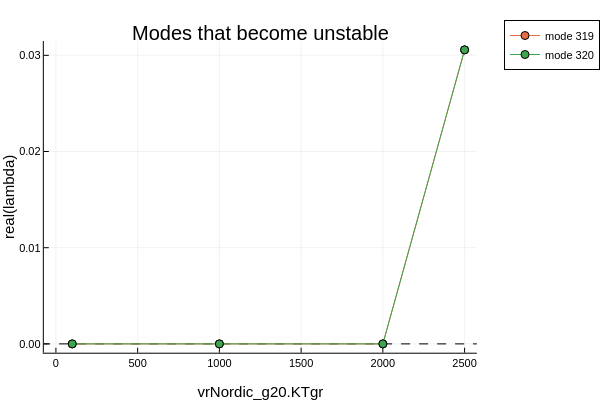
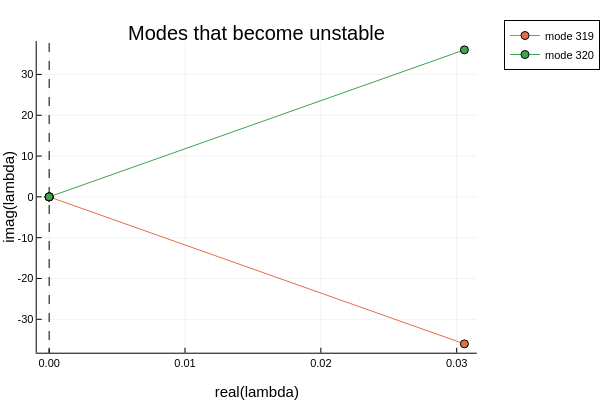

The notebook cell saved with these charts, in order:
### Markdown cell above
## Mode Plots

### Code cell
using Plots

plotlyjs()

if isempty(unstable_modes)
    println("No modes become unstable for these sweep values.")
else
    real_part_plot = plot(
        xlabel = "$SWEEP_COMPONENT.$SWEEP_PARAMETER",
        ylabel = "real(lambda)",
        title = "Modes that become unstable",
        legend = :outertopright,
    )
    hline!(real_part_plot, [0.0], line = (:dash, :black), label = "")

    for mode in unstable_modes
        mode_data = unstable_mode_df[unstable_mode_df.mode .== mode, :]
        plot!(
            real_part_plot,
            mode_data.parameter_value,
            mode_data.real_part,
            marker = :circle,
            label = "mode $mode",
        )
    end

    display(real_part_plot)

    complex_plane_plot = plot(
        xlabel = "real(lambda)",
        ylabel = "imag(lambda)",
        title = "Modes that become unstable",
        legend = :outertopright,
    )
    vline!(complex_plane_plot, [0.0], line = (:dash, :black), label = "")

    for mode in unstable_modes
        mode_data = unstable_mode_df[unstable_mode_df.mode .== mode, :]
        plot!(
            complex_plane_plot,
            mode_data.real_part,
            mode_data.imag_part,
            marker = :circle,
            label = "mode $mode",
        )
    end

    display(complex_plane_plot)
end

### Figure 1 — Plotly figure (JSON) as saved in the notebook; plotly's stock layout.template omitted (floating-point values rounded to 4 significant figures)
{"data": [{"colorbar": {"len": 0.8657, "title": "", "x": 0.9934, "y": 0.5087}, "legendgroup": "", "line": {"color": "rgba(0, 0, 0, 1.000)", "dash": "dash", "shape": "linear", "width": 1}, "mode": "lines", "name": "", "showlegend": false, "type": "scatter", "x": [-265000.0, 267500.0], "xaxis": "x", "y": [0, 0], "yaxis": "y"}, {"colorbar": {"len": 0.8657, "title": "", "x": 0.9934, "y": 0.5087}, "legendgroup": "mode 319", "line": {"color": "rgba(227, 111, 71, 1.000)", "dash": "solid", "shape": "linear", "width": 1}, "marker": {"color": "rgba(227, 111, 71, 1.000)", "line": {"color": "rgba(0, 0, 0, 1.000)", "width": 1}, "size": 8, "symbol": "circle"}, "mode": "lines+markers", "name": "mode 319", "showlegend": true, "type": "scatter", "x": [100, 1000, 2000, 2500], "xaxis": "x", "y": [0, 0, 0, 0.03057], "yaxis": "y"}, {"colorbar": {"len": 0.8657, "title": "", "x": 0.9934, "y": 0.5087}, "legendgroup": "mode 320", "line": {"color": "rgba(62, 164, 78, 1.000)", "dash": "solid", "shape": "linear", "width": 1}, "marker": {"color": "rgba(62, 164, 78, 1.000)", "line": {"color": "rgba(0, 0, 0, 1.000)", "width": 1}, "size": 8, "symbol": "circle"}, "mode": "lines+markers", "name": "mode 320", "showlegend": true, "type": "scatter", "x": [100, 1000, 2000, 2500], "xaxis": "x", "y": [9.845e-16, 0, 0, 0.03057], "yaxis": "y"}], "layout": {"annotations": [{"font": {"color": "rgba(0, 0, 0, 1.000)", "family": "sans-serif", "size": 20}, "rotation": 0, "showarrow": false, "text": "Modes that become unstable", "x": 0.5424, "xanchor": "center", "xref": "paper", "y": 1, "yanchor": "top", "yref": "paper"}], "height": 400, "legend": {"bgcolor": "rgba(255, 255, 255, 1.000)", "bordercolor": "rgba(0, 0, 0, 1.000)", "borderwidth": 1, "font": {"color": "rgba(0, 0, 0, 1.000)", "family": "sans-serif", "size": 11}, "title": {"font": {"color": "rgba(0, 0, 0, 1.000)", "family": "sans-serif", "size": 15}, "text": ""}, "tracegroupgap": 0, "traceorder": "normal", "x": 1.05, "xanchor": "upper", "y": 1, "yanchor": "right"}, "margin": {"b": 20, "l": 0, "r": 0, "t": 20}, "paper_bgcolor": "rgba(255, 255, 255, 1.000)", "plot_bgcolor": "rgba(255, 255, 255, 1.000)", "showlegend": true, "width": 600, "xaxis": {"anchor": "y", "domain": [0.09128, 0.9934], "gridcolor": "rgba(0, 0, 0, 0.100)", "gridwidth": 0.5, "linecolor": "rgba(0, 0, 0, 1.000)", "mirror": false, "range": [-73.97, 2575.0], "showgrid": true, "showline": true, "showticklabels": true, "tickangle": 0, "tickcolor": "rgb(0, 0, 0)", "tickfont": {"color": "rgba(0, 0, 0, 1.000)", "family": "sans-serif", "size": 11}, "tickmode": "array", "ticks": "inside", "ticktext": ["0", "500", "1000", "1500", "2000", "2500"], "tickvals": [0, 500, 1000, 1500, 2000, 2500], "title": "vrNordic_g20.KTgr", "titlefont": {"color": "rgba(0, 0, 0, 1.000)", "family": "sans-serif", "size": 15}, "type": "-", "visible": true, "zeroline": false, "zerolinecolor": "rgba(0, 0, 0, 1.000)"}, "yaxis": {"anchor": "x", "domain": [0.07581, 0.9415], "gridcolor": "rgba(0, 0, 0, 0.100)", "gridwidth": 0.5, "linecolor": "rgba(0, 0, 0, 1.000)", "mirror": false, "range": [-0.000917, 0.03149], "showgrid": true, "showline": true, "showticklabels": true, "tickangle": 0, "tickcolor": "rgb(0, 0, 0)", "tickfont": {"color": "rgba(0, 0, 0, 1.000)", "family": "sans-serif", "size": 11}, "tickmode": "array", "ticks": "inside", "ticktext": ["0.00", "0.01", "0.02", "0.03"], "tickvals": [0, 0.01, 0.02, 0.03], "title": "real(lambda)", "titlefont": {"color": "rgba(0, 0, 0, 1.000)", "family": "sans-serif", "size": 15}, "type": "-", "visible": true, "zeroline": false, "zerolinecolor": "rgba(0, 0, 0, 1.000)"}}}

### Figure 2 — Plotly figure (JSON) as saved in the notebook; plotly's stock layout.template omitted (floating-point values rounded to 4 significant figures)
{"data": [{"colorbar": {"len": 0.8657, "title": "", "x": 0.9934, "y": 0.5087}, "legendgroup": "", "line": {"color": "rgba(0, 0, 0, 1.000)", "dash": "dash", "shape": "linear", "width": 1}, "mode": "lines", "name": "", "showlegend": false, "type": "scatter", "x": [0, 0], "xaxis": "x", "y": [-7675.0, 7675.0], "yaxis": "y"}, {"colorbar": {"len": 0.8657, "title": "", "x": 0.9934, "y": 0.5087}, "legendgroup": "mode 319", "line": {"color": "rgba(227, 111, 71, 1.000)", "dash": "solid", "shape": "linear", "width": 1}, "marker": {"color": "rgba(227, 111, 71, 1.000)", "line": {"color": "rgba(0, 0, 0, 1.000)", "width": 1}, "size": 8, "symbol": "circle"}, "mode": "lines+markers", "name": "mode 319", "showlegend": true, "type": "scatter", "x": [0, 0, 0, 0.03057], "xaxis": "x", "y": [0, 0, 0, -36.02], "yaxis": "y"}, {"colorbar": {"len": 0.8657, "title": "", "x": 0.9934, "y": 0.5087}, "legendgroup": "mode 320", "line": {"color": "rgba(62, 164, 78, 1.000)", "dash": "solid", "shape": "linear", "width": 1}, "marker": {"color": "rgba(62, 164, 78, 1.000)", "line": {"color": "rgba(0, 0, 0, 1.000)", "width": 1}, "size": 8, "symbol": "circle"}, "mode": "lines+markers", "name": "mode 320", "showlegend": true, "type": "scatter", "x": [9.845e-16, 0, 0, 0.03057], "xaxis": "x", "y": [0, 0, 0, 36.02], "yaxis": "y"}], "layout": {"annotations": [{"font": {"color": "rgba(0, 0, 0, 1.000)", "family": "sans-serif", "size": 20}, "rotation": 0, "showarrow": false, "text": "Modes that become unstable", "x": 0.535, "xanchor": "center", "xref": "paper", "y": 1, "yanchor": "top", "yref": "paper"}], "height": 400, "legend": {"bgcolor": "rgba(255, 255, 255, 1.000)", "bordercolor": "rgba(0, 0, 0, 1.000)", "borderwidth": 1, "font": {"color": "rgba(0, 0, 0, 1.000)", "family": "sans-serif", "size": 11}, "title": {"font": {"color": "rgba(0, 0, 0, 1.000)", "family": "sans-serif", "size": 15}, "text": ""}, "tracegroupgap": 0, "traceorder": "normal", "x": 1.05, "xanchor": "upper", "y": 1, "yanchor": "right"}, "margin": {"b": 20, "l": 0, "r": 0, "t": 20}, "paper_bgcolor": "rgba(255, 255, 255, 1.000)", "plot_bgcolor": "rgba(255, 255, 255, 1.000)", "showlegend": true, "width": 600, "xaxis": {"anchor": "y", "domain": [0.07647, 0.9934], "gridcolor": "rgba(0, 0, 0, 0.100)", "gridwidth": 0.5, "linecolor": "rgba(0, 0, 0, 1.000)", "mirror": false, "range": [-0.000917, 0.03149], "showgrid": true, "showline": true, "showticklabels": true, "tickangle": 0, "tickcolor": "rgb(0, 0, 0)", "tickfont": {"color": "rgba(0, 0, 0, 1.000)", "family": "sans-serif", "size": 11}, "tickmode": "array", "ticks": "inside", "ticktext": ["0.00", "0.01", "0.02", "0.03"], "tickvals": [0, 0.01, 0.02, 0.03], "title": "real(lambda)", "titlefont": {"color": "rgba(0, 0, 0, 1.000)", "family": "sans-serif", "size": 15}, "type": "-", "visible": true, "zeroline": false, "zerolinecolor": "rgba(0, 0, 0, 1.000)"}, "yaxis": {"anchor": "x", "domain": [0.07581, 0.9415], "gridcolor": "rgba(0, 0, 0, 0.100)", "gridwidth": 0.5, "linecolor": "rgba(0, 0, 0, 1.000)", "mirror": false, "range": [-38.18, 38.18], "showgrid": true, "showline": true, "showticklabels": true, "tickangle": 0, "tickcolor": "rgb(0, 0, 0)", "tickfont": {"color": "rgba(0, 0, 0, 1.000)", "family": "sans-serif", "size": 11}, "tickmode": "array", "ticks": "inside", "ticktext": ["-30", "-20", "-10", "0", "10", "20", "30"], "tickvals": [-30, -20, -10, 0, 10, 20, 30], "title": "imag(lambda)", "titlefont": {"color": "rgba(0, 0, 0, 1.000)", "family": "sans-serif", "size": 15}, "type": "-", "visible": true, "zeroline": false, "zerolinecolor": "rgba(0, 0, 0, 1.000)"}}}
